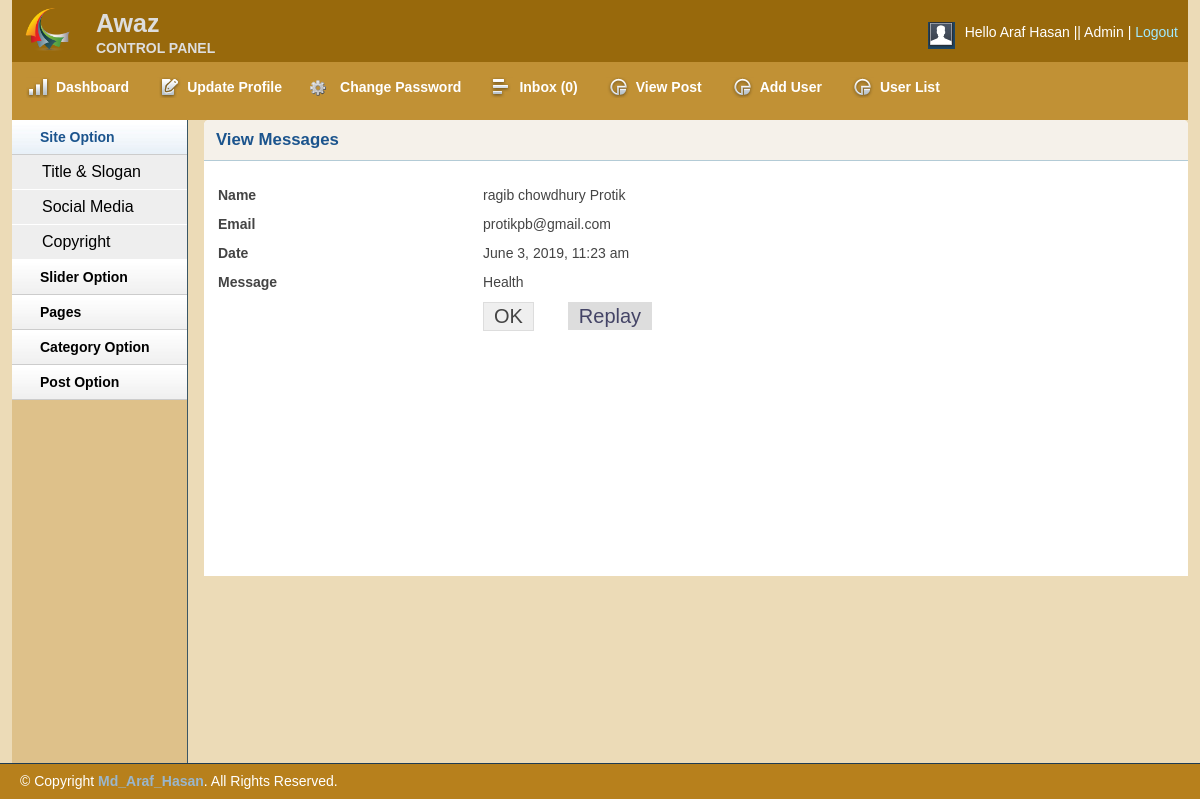
/admin/viewmsg.php?msgid=1 (signed in), run on the app's committed database.
### tables this page shows
CREATE TABLE `tbl_contact` (
  `id` int(11) NOT NULL,
  `firstname` varchar(255) NOT NULL,
  `lastname` varchar(255) NOT NULL,
  `email` varchar(255) NOT NULL,
  `body` text NOT NULL,
  `status` int(11) NOT NULL DEFAULT '0',
  `date` timestamp NOT NULL DEFAULT CURRENT_TIMESTAMP
);

### lib/Database.php (called while the page is built, shortened)
<?php
	class Database
	{
		public $host 	= DB_HOST;
		public $user 	= DB_USER;
		public $pass 	= DB_PASS;
		public $dbName 	= DB_NAME;
		public $link, $error;
		private function connectDB(){
			$this->link = new mysqli($this->host, $this->user, $this->pass, $this->dbName);
			$this->link->set_charset("utf8");
		}
		public function selectData($data){
			$result = $this->link->query($data) or die ($this->link->error.__LINE__);
			if ($result->num_rows > 0) {
				return $result;
			}else{
				return false;
			}
		}
	}
?>

### helpers/formate.php (called while the page is built, shortened)
<?php
	class formate{
		public function formatDate($date){
			return date("F j, Y, g:i a",strtotime($date));
		}
	}
?>

### admin/viewmsg.php (the view, shortened to what this page needs)
<?php include 'inc/adheader.php'; ?>
<?php include 'inc/adsidebar.php'; ?>
<?php
    $msgId = mysqli_real_escape_string($db->link, $_GET['msgid']);
    if(!isset($msgId) || $msgId == NULL){
        echo "<script> window. location = 'inbox.php';</script>";
    }else{
        $id = $msgId;
    }
?>
        <div class="grid_10">
            <div class="box round first grid">
                <h2>View Messages</h2>
                <div class="block">
                <?php
                    $query = "SELECT * FROM tbl_contact WHERE id = '$id'";
                    $msg   = $db->selectData($query);
                    if($msg){
                        while ($result = $msg->fetch_assoc()) {?>
                 <form action="" method="post">
                    <table class="form">
                        <tr>
                            <td>
                                <label>Name</label>
                            </td>
                            <td>
                                <span><?php echo $result['firstname']." ".$result['lastname']; ?></span>
                            </td>
                        </tr>
                        <tr>
                            <td>
                                <label>Email</label>
                            </td>
                            <td>
                                <span><?php echo $result['email']; ?></span>
                            </td>
                        </tr>
                        <tr>
                            <td>
                                <label>Date</label>
                            </td>
                            <td>
                                <span><?php echo $fm->formatDate($result['date']); ?></span>
                            </td>
                        </tr>
                        <tr>
                            <td>
                                <label>Message</label>
                            </td>
                            <td>
                                <span><?php echo $result['body']; ?></span>
                            </td>
                        </tr>
						<tr>
                            <td></td>
                            <td>
                                <input type="submit" name="submit" Value="OK" />
                                <span class="delAction"><a  href="replaymsg.php?msgid=<?php echo $result['id'];  ?>">Replay</a></span>
                            </td>
                        </tr>
                    </table>
                    </form>
                    <?php } } ?>
                </div>
            </div>
        </div>
    <?php include 'inc/adfooter.php'; ?>

### admin/css/text.css (style rules this page uses)
body { font: 13px/1.5 Tahoma, Helvetica, Arial, 'Liberation Sans', FreeSans, sans-serif; }
h2 { font-size: 23px; }
p, dl, hr, h1, h2, h3, h4, h5, h6, ol, ul, pre, table, address, fieldset { margin-bottom: 20px; }

### admin/css/grid.css (style rules this page uses)
.grid_1, .grid_2, .grid_3, .grid_4, .grid_5, .grid_6, .grid_7, .grid_8, .grid_9, .grid_10, .grid_11, .grid_12, .grid_13, .grid_14, .grid_15, .grid_16 { display: inline; float: left; margin-left: 1%; margin-right: 1%; }
.container_12 .grid_10 { width: 81.333%; }

### admin/css/layout.css (style rules this page uses)
body { background: #fff none repeat scroll 0 0; color: #444; font-size: 14px; padding: 0; }
a { color: #000; font-weight:bold; text-decoration: none; }
h1, h2, h3, h4, h5, h6 { line-height:1.2em; margin-bottom:.3em; }
h2 { margin-top:1em; }
.box { background:#fff; margin-bottom:20px; padding:10px 10px 10px 10px; margin-left:-8px; }
.box.grid { padding-bottom:40px; }
.box.round { -moz-border-radius: 5px 5px 0px 0px; -webkit-border-radius: 5px 5px 0px 0px; border-radius: 5px 5px 0px 0px; }
.box h2 { font-size:1.2em; font-weight:bold; color:#1B548D; background:#f5f1ea; margin:-10px -10px 0 -10px; padding:10px 12px; border-bottom:1px solid #B3CBD6; -moz-border-radius: 5px 5px 0px 0px; -webkit-border-radius: 5px 5px 0px 0px; border-radius: 5px 5px 0px 0px; }
.box.first { min-height: 406px; }
.block { padding-top:20px; }
table.form { width:100%; }
table.form td { padding:4px 4px; }
table.form label { font-weight:bold; }
table.form input, table.form select { font-size: 15px; padding: 4px 4px 5px 4px; border-top: 1px solid #b3b3b3; border-left: 1px solid #b3b3b3; border-right: 1px solid #eaeaea; border-bottom: 1px solid #eaeaea; }
table.form input[type="submit"] { border: 1px solid #ddd; color: #444; cursor: pointer; font-size: 20px; padding: 2px 10px; }
.block { padding-bottom:1px; }

### admin/viewmsg.php (style rules this page uses)
.delAction { margin-left: 30px; }
.delAction a { border: 1px solid #ddd;color: #444;cursor: pointer; font-size: 20px;padding: 2px 10px;font-weight: normal; background: #DDDDDD;color: #444466; }

### data on the page
tbl_contact: firstname "ragib chowdhury", lastname "Protik", email "protikpb@gmail.com", date "June 3, 2019, 11:23 am", body "Health"

### other printed values
Session::get('name') "Araf Hasan"
